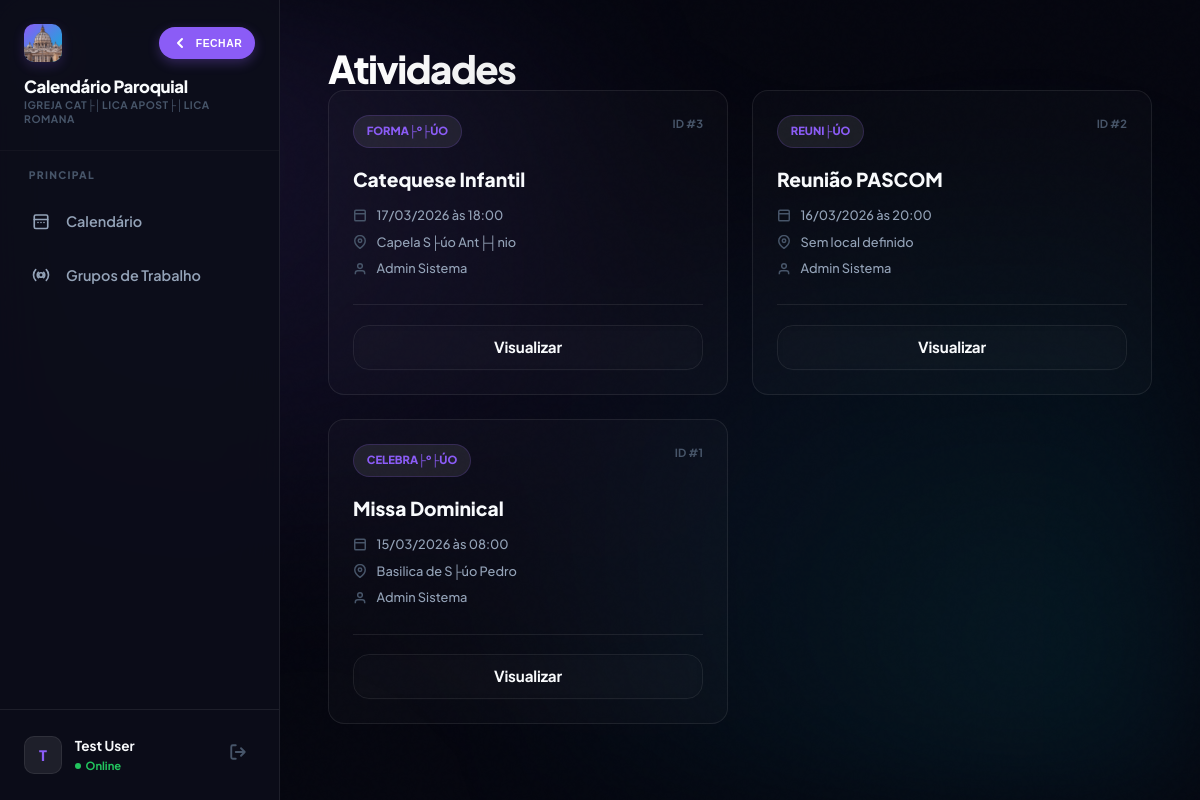
Page /atividades.php (signed in) on the earlier database version.
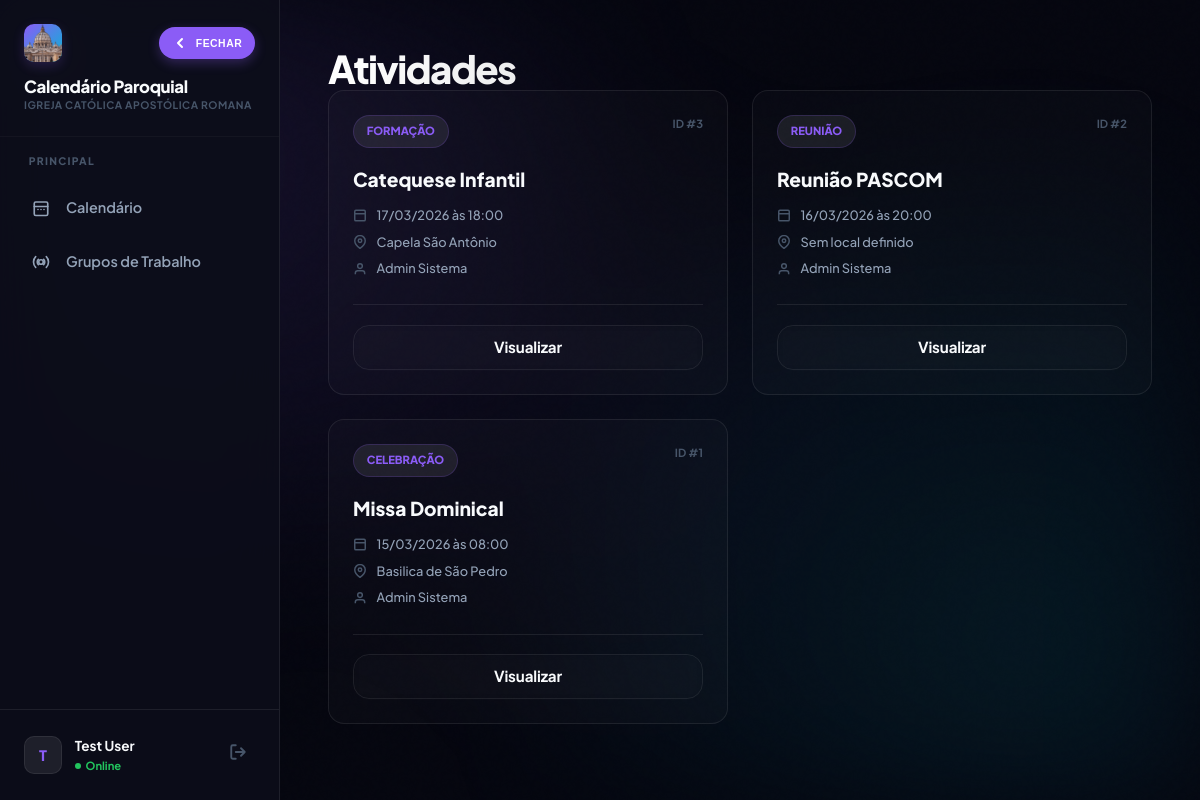
Same page on the later database version.
### tables this page shows
CREATE TABLE `paroquias` (
  `id` int(10) unsigned NOT NULL AUTO_INCREMENT,
  `nome` varchar(255) NOT NULL,
  `cidade` varchar(100) DEFAULT NULL,
  `estado` char(2) DEFAULT NULL,
  `diocese` varchar(255) DEFAULT NULL,
  `ativo` tinyint(1) DEFAULT 1,
  `data_criacao` timestamp NULL DEFAULT current_timestamp(),
  PRIMARY KEY (`id`)
);

CREATE TABLE `atividades` (
  `id` int(10) unsigned NOT NULL AUTO_INCREMENT,
  `nome` varchar(255) NOT NULL,
  `descricao` text DEFAULT NULL,
  `cor` varchar(7) DEFAULT '#3b82f6',
  `data_inicio` date NOT NULL,
  `hora_inicio` time DEFAULT NULL,
  `data_fim` date DEFAULT NULL,
  `hora_fim` time DEFAULT NULL,
  `local_id` int(10) unsigned DEFAULT NULL,
  `tipo_atividade_id` int(10) unsigned DEFAULT NULL,
  `categoria_id` int(10) unsigned DEFAULT NULL,
  `criador_id` int(10) unsigned DEFAULT NULL,
  `paroquia_id` int(10) unsigned DEFAULT NULL,
  `status` varchar(50) DEFAULT 'ativo',
  `restrito` tinyint(1) DEFAULT 0,
  `serie_key` varchar(100) DEFAULT NULL,
  `serie_frequencia` varchar(50) DEFAULT NULL,
  `serie_dias_semana` varchar(100) DEFAULT NULL,
  `serie_data_fim` date DEFAULT NULL,
  `data_criacao` timestamp NULL DEFAULT current_timestamp(),
  `ultima_atualizacao` timestamp NULL DEFAULT current_timestamp() ON UPDATE current_timestamp(),
  `is_multi_color` tinyint(1) DEFAULT 0,
  `is_flashing` tinyint(1) DEFAULT 0,
  PRIMARY KEY (`id`),
  KEY `fk_atividades_paroquia` (`paroquia_id`),
  KEY `fk_atividades_local` (`local_id`),
  KEY `fk_atividades_tipo` (`tipo_atividade_id`),
  CONSTRAINT `fk_atividades_local` FOREIGN KEY (`local_id`) REFERENCES `locais_paroquia` (`id`) ON DELETE SET NULL,
  CONSTRAINT `fk_atividades_paroquia` FOREIGN KEY (`paroquia_id`) REFERENCES `paroquias` (`id`) ON DELETE SET NULL,
  CONSTRAINT `fk_atividades_tipo` FOREIGN KEY (`tipo_atividade_id`) REFERENCES `tipos_atividade` (`id`) ON DELETE SET NULL
);

CREATE TABLE `tipos_atividade` (
  `id` int(10) unsigned NOT NULL AUTO_INCREMENT,
  `paroquia_id` int(10) unsigned DEFAULT NULL,
  `nome_tipo` varchar(100) NOT NULL,
  `cor` varchar(7) DEFAULT NULL,
  `icone` varchar(50) DEFAULT NULL,
  `descricao` text DEFAULT NULL,
  PRIMARY KEY (`id`)
);

CREATE TABLE `locais_paroquia` (
  `id` int(10) unsigned NOT NULL AUTO_INCREMENT,
  `paroquia_id` int(10) unsigned NOT NULL,
  `nome_local` varchar(255) NOT NULL,
  `descricao` text DEFAULT NULL,
  `ativo` tinyint(1) DEFAULT 1,
  `endereco` varchar(255) DEFAULT NULL,
  `telefone` varchar(20) DEFAULT NULL,
  `responsavel` varchar(100) DEFAULT NULL,
  `capacidade` int(11) DEFAULT NULL,
  PRIMARY KEY (`id`)
);

CREATE TABLE `usuarios` (
  `id` int(10) unsigned NOT NULL AUTO_INCREMENT,
  `nome` varchar(255) NOT NULL,
  `email` varchar(255) NOT NULL,
  `senha` varchar(255) NOT NULL,
  `perfil_id` int(10) unsigned DEFAULT NULL,
  `paroquia_id` int(10) unsigned DEFAULT NULL,
  `sexo` varchar(20) DEFAULT NULL,
  `telefone` varchar(20) DEFAULT NULL,
  `palavra_chave` varchar(255) DEFAULT NULL,
  `ativo` tinyint(1) DEFAULT 1,
  `perm_criar_eventos` tinyint(1) DEFAULT 0,
  `perm_editar_eventos` tinyint(1) DEFAULT 0,
  `perm_excluir_eventos` tinyint(1) DEFAULT 0,
  `perm_ver_restritos` tinyint(1) DEFAULT 0,
  `perm_cadastrar_usuario` tinyint(1) DEFAULT 0,
  `perm_admin_usuarios` tinyint(1) DEFAULT 0,
  `perm_ver_logs` tinyint(1) DEFAULT 0,
  `data_criacao` timestamp NULL DEFAULT current_timestamp(),
  `ultimo_login` timestamp NULL DEFAULT NULL,
  `data_nascimento` date DEFAULT NULL,
  `foto_perfil` varchar(255) DEFAULT NULL,
  `nivel_acesso` int(10) DEFAULT 0,
  `perfil_nome` varchar(50) DEFAULT NULL,
  `perm_ver_calendario` tinyint(1) DEFAULT 1,
  `perm_admin_sistema` tinyint(1) DEFAULT 0,
  `perm_gerenciar_catalogo` tinyint(1) DEFAULT 0,
  `perm_gerenciar_grupos` tinyint(1) DEFAULT 0,
  PRIMARY KEY (`id`),
  UNIQUE KEY `email` (`email`),
  KEY `fk_usuario_perfil` (`perfil_id`),
  KEY `fk_usuario_paroquia` (`paroquia_id`),
  CONSTRAINT `fk_usuario_paroquia` FOREIGN KEY (`paroquia_id`) REFERENCES `paroquias` (`id`) ON DELETE SET NULL,
  CONSTRAINT `fk_usuario_perfil` FOREIGN KEY (`perfil_id`) REFERENCES `perfis` (`id`) ON DELETE SET NULL
);

### config.php (called while the page is built, shortened)
<?php
function can(string $permission): bool {
    return isset($_SESSION['perms'][$permission]) && (bool)$_SESSION['perms'][$permission] === true;
}
function has_level(int $min_level): bool {
    return isset($_SESSION['usuario_nivel']) && (int)$_SESSION['usuario_nivel'] <= $min_level;
}
function h(mixed $v): string {
    return htmlspecialchars((string)($v ?? ''), ENT_QUOTES, 'UTF-8');
}
?>

### functions.php (called while the page is built, shortened)
<?php
require_once __DIR__ . '/config.php';
function formatTime(?string $time): string {
    return substr((string)$time, 0, 5);
}
function current_paroquia_id(): int {
    return (int)($_SESSION['paroquia_id'] ?? 0);
}
?>

### atividades.php (the view, shortened to what the changed rows need)
<?php
require_once 'functions.php';
$pid = current_paroquia_id();
$sql = "
    SELECT a.*, l.nome_local, t.nome_tipo, t.icone, u.nome as criador_nome
    FROM atividades a
    LEFT JOIN locais_paroquia l ON a.local_id = l.id
    LEFT JOIN tipos_atividade t ON a.tipo_atividade_id = t.id
    LEFT JOIN usuarios u ON a.criador_id = u.id
    WHERE a.paroquia_id = ?
      AND (a.restrito = 0 OR ? = 1 OR a.criador_id = ?)
    ORDER BY a.data_inicio DESC, a.hora_inicio DESC
";
$userId = (int)($_SESSION['usuario_id'] ?? 0);
$canVerRestritos = (int)can('ver_restritos');
$stmt = $conn->prepare($sql);
$stmt->bind_param('iii', $pid, $canVerRestritos, $userId);
$stmt->execute();
$activities = $stmt->get_result();
?>
<!DOCTYPE html>
<html lang="pt-BR">
<head>
    <link rel="stylesheet" href="style.css?v=2.5.1">
    <link rel="stylesheet" href="css/responsive.css?v=2.5.1">
</head>
<body>
    <div class="app-shell">
        <?php include 'sidebar.php'; ?>
        <main class="main-content">
                        <header class="calendar-header animate-in">
                <div class="month-display">
                    <h1 class="gradient-text">Atividades</h1>
                </div>
            </header>
            <section class="activity-grid animate-in" style="animation-delay: 0.1s;">
                <?php if ($activities->num_rows > 0): ?>
                    <?php while ($row = $activities->fetch_assoc()):
                        $di = new DateTime($row['data_inicio']);
                    ?>
                    <article class="glass-card activity-card">
                        <div class="card-header">
                            <span class="type-badge"><?= h($row['nome_tipo'] ?: 'Evento') ?></span>
                            <div style="font-size: 0.7rem; color: var(--text-ghost); font-weight: 700;">
                                ID #<?= $row['id'] ?>
                            </div>
                        </div>
                        <div class="card-body">
                            <h3><?= h($row['nome']) ?></h3>
                            <div class="meta-item">
                                <svg width="14" height="14" viewBox="0 0 24 24" fill="none" stroke="currentColor" stroke-width="2.5"><rect width="18" height="18" x="3" y="4" rx="2"/><line x1="3" x2="21" y1="10" y2="10"/></svg>
                                <?= $di->format('d/m/Y') ?> às <?= formatTime($row['hora_inicio']) ?>
                            </div>
                            <div class="meta-item">
                                <svg width="14" height="14" viewBox="0 0 24 24" fill="none" stroke="currentColor" stroke-width="2.5"><path d="M21 10c0 7-9 13-9 13s-9-6-9-13a9 9 0 0 1 18 0z"/><circle cx="12" cy="10" r="3"/></svg>
                                <?= h($row['nome_local'] ?: 'Sem local definido') ?>
                            </div>
                            <div class="meta-item">
                                <svg width="14" height="14" viewBox="0 0 24 24" fill="none" stroke="currentColor" stroke-width="2.5"><path d="M20 21v-2a4 4 0 0 0-4-4H8a4 4 0 0 0-4 4v2"/><circle cx="12" cy="7" r="4"/></svg>
                                <?= h($row['criador_nome'] ?: 'Sistema') ?>
                            </div>
                        </div>
                        <div class="card-footer">
                            <a href="ver_atividade.php?id=<?= $row['id'] ?>" class="btn btn-ghost" style="padding: 0.6rem; flex: 1;">Visualizar</a>
                        </div>
                    </article>
                    <?php endwhile; ?>
                <?php endif; ?>
            </section>
        </main>
    </div>
</body>
</html>

### sidebar.php (shortened to what the changed rows need)
<?php
require_once 'config.php';
$parish_name = 'Igreja Católica';
$pid = $_SESSION['paroquia_id'] ?? 0;
if ($pid > 0) {
    $stmt = $conn->prepare("SELECT nome FROM paroquias WHERE id = ?");
    $stmt->bind_param('i', $pid);
    $stmt->execute();
    $resParish = $stmt->get_result();
    if ($resParish && $resParish->num_rows > 0) {
        $parish_name = $resParish->fetch_assoc()['nome'];
    }
}
$all_parishes = [];
?>
<aside class="sidebar" id="mainSidebar">
    <div class="sidebar-header">
        <div class="brand-details">
            <span class="brand-text">Calendário Paroquial</span>
            <?php if (count($all_parishes) > 1): ?>
                <select class="brand-sub-select" onchange="window.location.href='select_paroquia.php?id='+this.value">
                    <?php if ($pid == 0): ?><option value="0" selected>Selecionar...</option><?php endif; ?>
                    <?php foreach($all_parishes as $p): ?>
                        <option value="<?= $p['id'] ?>" <?= $p['id'] == $pid ? 'selected' : '' ?>><?= h($p['nome']) ?></option>
                    <?php endforeach; ?>
                </select>
            <?php else: ?>
                <span class="brand-sub"><?= h($parish_name) ?></span>
            <?php endif; ?>
        </div>
    </div>
</aside>

Differences in the rows shown:
changed paroquias: nome "IGREJA CAT├│LICA APOST├│LICA ROMANA" → "IGREJA CATÓLICA APOSTÓLICA ROMANA"
changed through a linked row, atividades "Catequese Infantil": tipo_atividade.nome_tipo "FORMA├º├ÚO" → "FORMAÇÃO"; local.nome_local "Capela S├úo Ant├┤nio" → "Capela São Antônio"
changed through a linked row, atividades "Reunião PASCOM": tipo_atividade.nome_tipo "REUNI├ÚO" → "REUNIÃO"
changed through a linked row, atividades "Missa Dominical": tipo_atividade.nome_tipo "CELEBRA├º├ÚO" → "CELEBRAÇÃO"; local.nome_local "Basilica de S├úo Pedro" → "Basilica de São Pedro"
